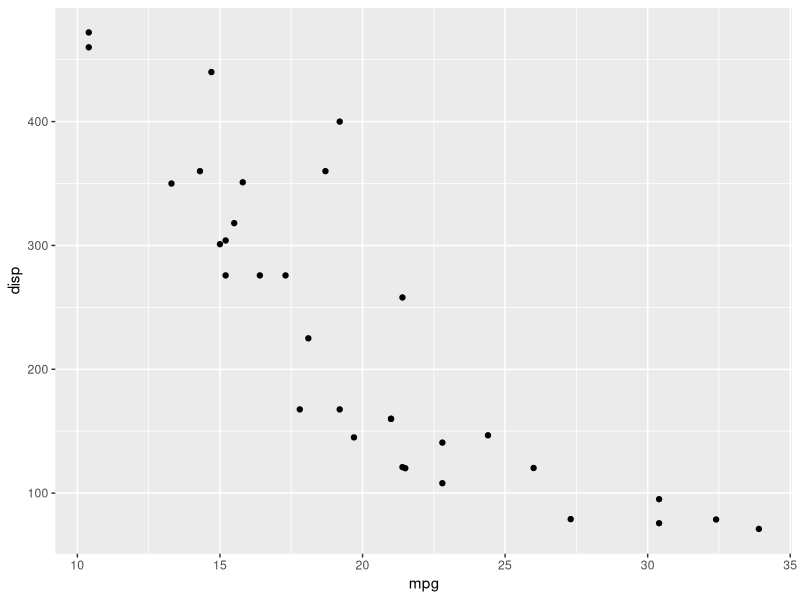
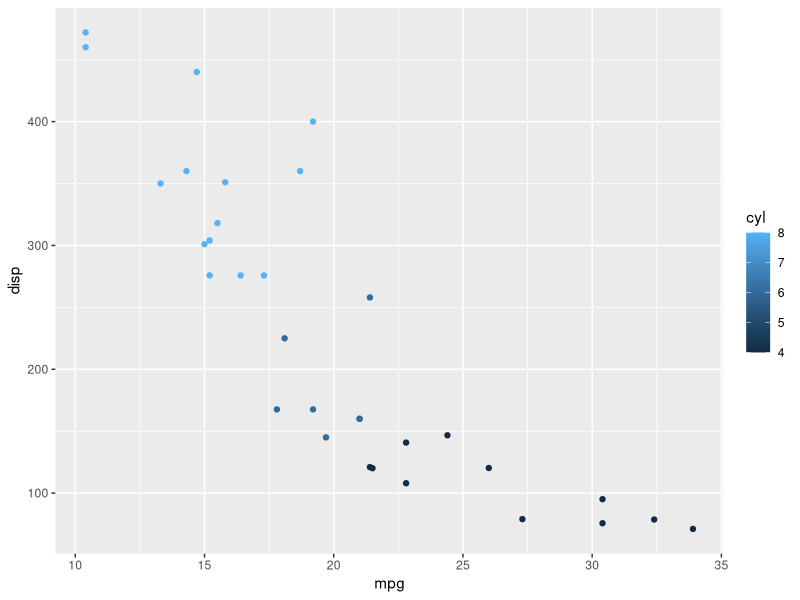

Generate these figures, in order, with R:
## ---- chunk 1
library(ggplot2)
## ---- chunk 2
raw_data <- mtcars
## ---- chunk 3
library (ggplot2)
data <- mtcars

# basic ggplot

ggplot(data = data, mapping = aes(x = mpg, y = disp) ) + geom_point()

#This produces a scatterplot defined by:

# Data: data = mtcars
# Aesthetic mapping: mpg : 	Miles/(US) gallon mapped to x position, disp : displacement (cu.in.) to y position.
# Layer: points.

## ---- chunk 4

# basic graph

ggplot(data, mapping = aes(x = mpg, y = disp, 
                           colour = cyl)) + geom_point()




## ---- chunk 5



